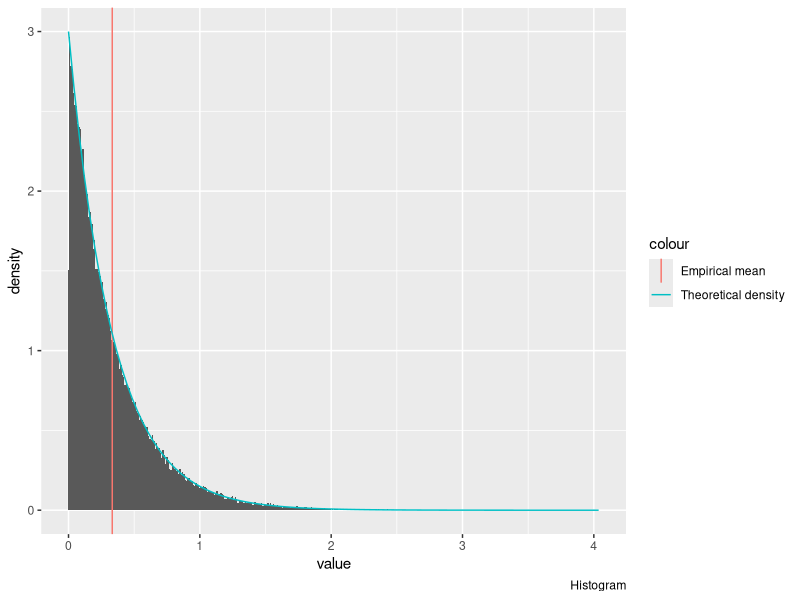
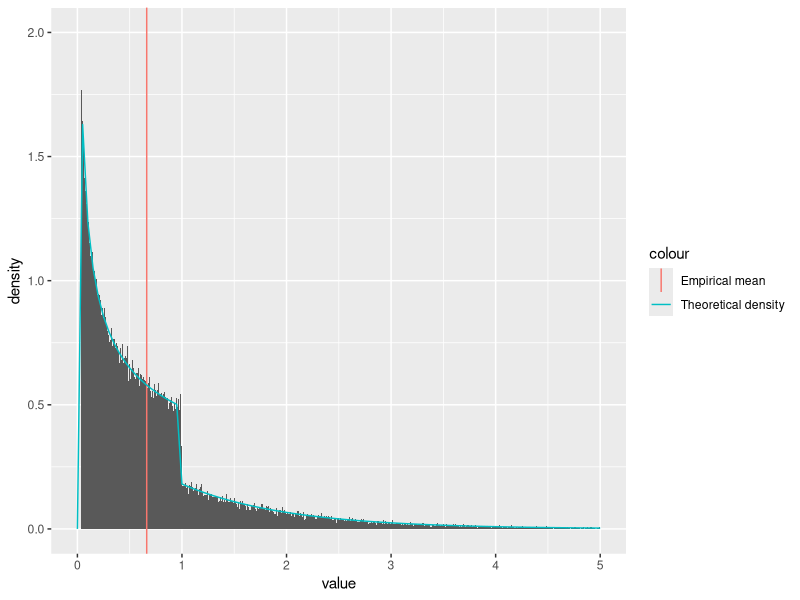
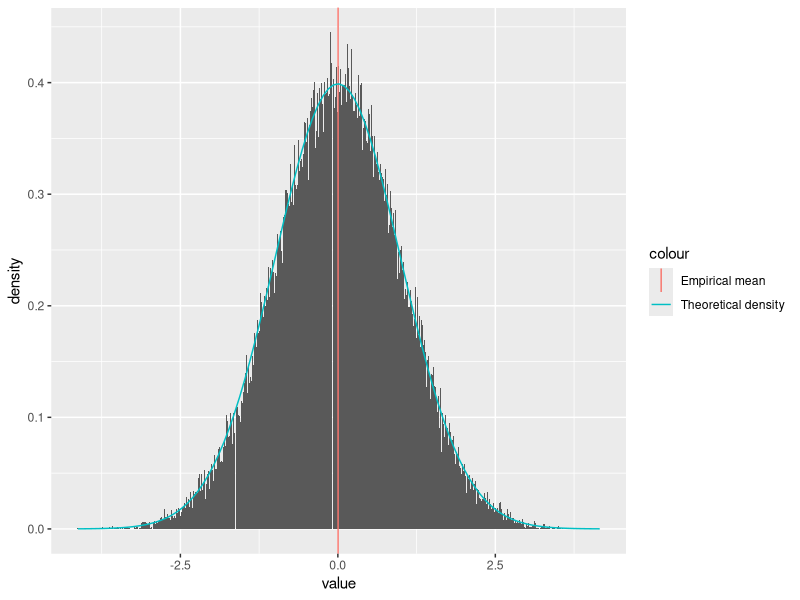
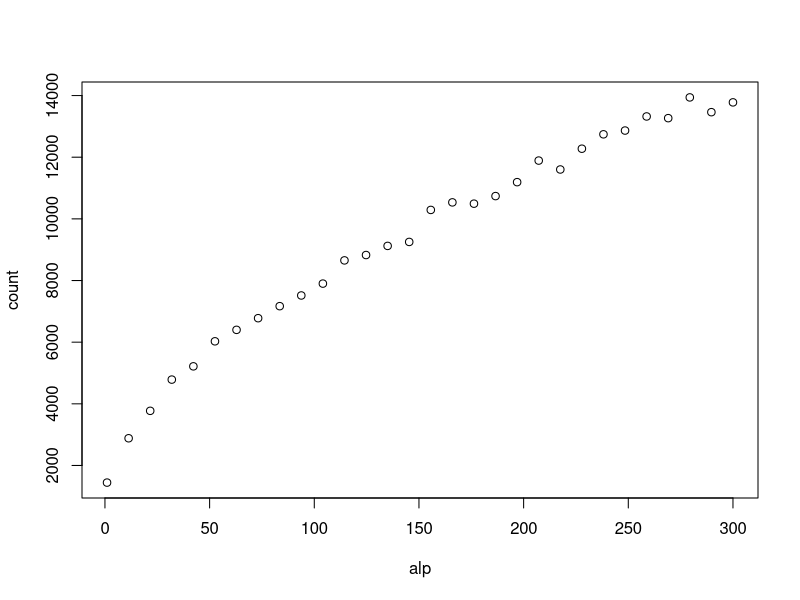
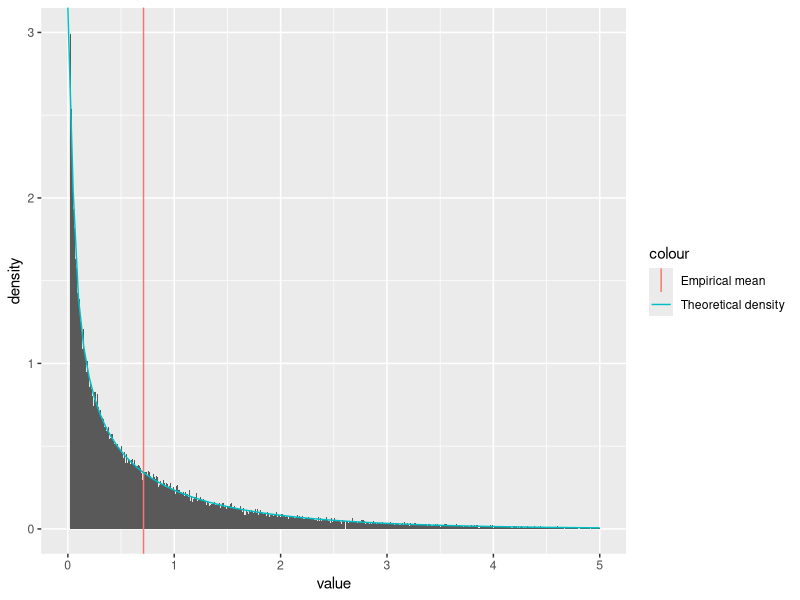
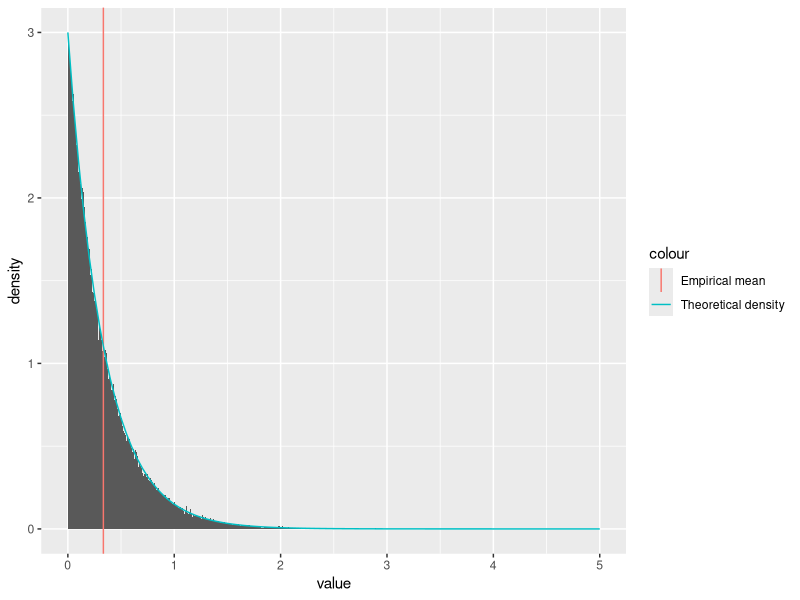
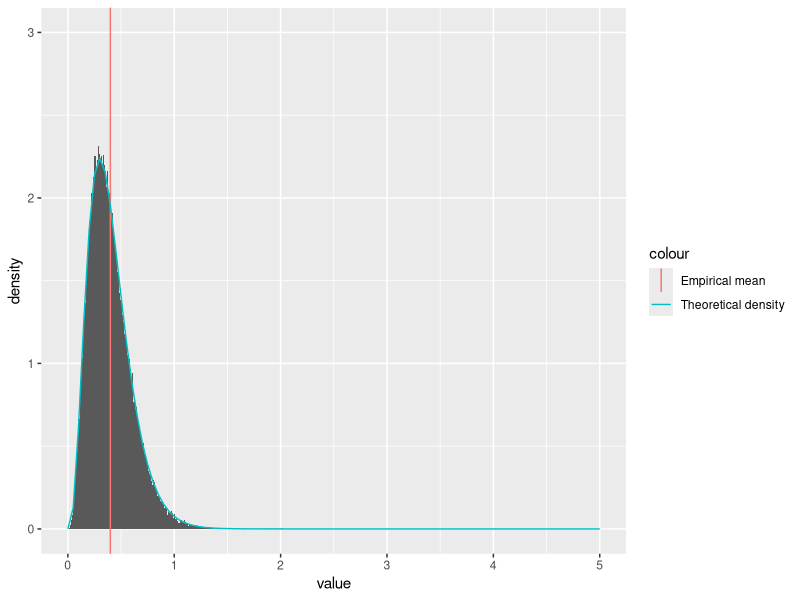
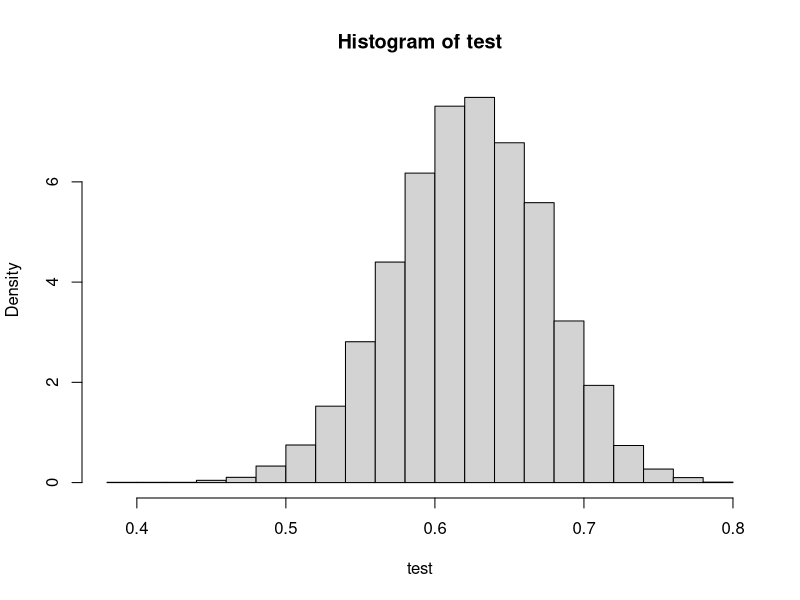

Source code (R) for these figures, in order:
## ---- chunk 1
knitr::opts_chunk$set(echo = TRUE)
## ---- chunk 2
library(tidyverse)
## ---- chunk 3
#This function returns a vector of n independent samples from the exponential distribution with rate parameter lam, generated from the inverse cumulative distribution. 
random.exp <- function(n,lam){
  return(-1/lam * log(runif(n)))
}
## ---- chunk 4
#Testing function
test.function <- function(n,func,arg,amean,avar){
  exs.sample=func(n,arg)
  cat("Empirical mean:", mean(exs.sample), "Analytical mean:",amean, "\n")
  cat("Empirical variance:", var(exs.sample), "Analytical variance:",avar,"\n")
}

lam <- 3
sample.exp <- enframe(random.exp(100000,lam))

ggplot() +
  geom_histogram(
    data = data.frame(sample.exp),
    mapping = aes(x=value, y=..density..),
    binwidth = 0.01
  ) +
  geom_vline(
    aes(xintercept=mean(sample.exp$value),
        col='Empirical mean')
  ) +
  stat_function(
    fun = dexp,
    args = list(rate=lam),
    aes(col='Theoretical density')
  ) +
  labs(
    caption = 'Histogram'
  )


test.function(10000,random.exp,lam,1/lam,1/lam^2)

## ---- chunk 5

#Function for normalising constant in g distribution given parameter a (alpha).
c.g <- function(a){
  return (a*exp(1)/(a+exp(1)))
}

g <- function(x, a) {
  c <- c.g(a)
  out <- rep(0, length(x))
  left <- 0 < x & x < 1
  right <- 1 <= x
  out[left] <- c * (x[left] ^ (a - 1))
  out[right] <- c * exp(-x[right])
return(out)
}

#This function returns a vector of n independent samples from the g distribution with parameter a (=alpha), generated from the inverse cumulative distribution. 
random.g <- function(n,a){
  c <- c.g(a) #Normalising constant
  u <- runif(n)
  x <- rep(0,n)
  for (i in 1:n){
    if (u[i]<c/a){
      x[i] <- (a*u[i]/c)^(1/a)
    }
    else{
      x[i] <- (-log(1/a + exp(-1) - u[i]/c))
    }
  }
  return(x)
}

## ---- chunk 6

#Testing funtion
a <- .6
c <- c.g(a)
g.mean <- c/(a+1)+2*c*exp(-1) #analytical mean
g.var <- c*(1/(a+2)+ 5*exp(-1)) - g.mean^2 #analytical variance
# test.function(10000,random.g,a,g.mean,g.var)
sample.g <- enframe(random.g(100000,a))

ggplot() +
  geom_histogram(
    data = data.frame(sample.g),
    mapping = aes(x=value, y=..density..),
    binwidth = 0.01,
    na.rm = FALSE
  ) +
  geom_vline(
    aes(xintercept=mean(sample.g$value),
        col='Empirical mean')
  ) +
  stat_function(
    fun = g,
    args = list(a=a),
    aes(col='Theoretical density')
  ) +
  ylim(0,2) +
  xlim(0,5)
## ---- chunk 7
#This function returns a vector of n independent samples from the standard normal distribution, generated by the Box-Müller algorithm
random.norm <- function(n){
  x1 <- runif(n)*2*pi
  x2 <- random.exp(n,.5)
  return(sqrt(x2)*cos(x1))
}

#Testing function
sample.normal=enframe(random.norm(100000))
cat("Empirical mean:", mean(sample.normal), "Analytical mean:",0.0, "\n")
cat("Empirical variance:", var(sample.normal), "Analytical variance:",1.0,"\n")

ggplot() +
  geom_histogram(
    data = data.frame(sample.normal),
    mapping = aes(x=value, y=..density..),
    binwidth = 0.01
  ) +
  geom_vline(
    aes(xintercept=mean(sample.normal$value),
        col='Empirical mean')
  ) +
  stat_function(
    fun = dnorm,
    aes(col='Theoretical density')
  )

## ---- chunk 8
#This function returns a sample from the d-variate normal distribution with mean mu and covariance S, transformed from standard normal samples. 
random.multinorm <- function(d,mu,S){
  x <- random.norm(d)
  A <- t(chol(S)) #transpose to get lower triangular cholesky matrix
  return(mu + A%*%x)
}

#Testing function
d = 3
N = 10000
sigma <- cbind(c(3,1,0), c(1,3,1), c(0,1,3)) #if d=3
# sigma <- cbind(c(2,1),c(1,2))                  #if d=2
mu <- seq(1,d)
multinormal.sample <- matrix(NA,N,d)
for (i in 1:N){
  multinormal.sample[i,] <- random.multinorm(d, mu, sigma)
}
mu
colMeans(multinormal.sample)
sigma
var(multinormal.sample)
## ---- chunk 9
#Acceptance probability
accept_prob <- function(x,a){ 
  if (x<1)
      return (exp(-x))
    else 
      return (x^(a-1))
}
## ---- chunk 10
#This function returns a vector of n independent samples from the gamma distribution with 0<a<1, beta=1, generated by the Rejection sampling
random.gamma1 <- function(n,a){ 
  x=rep(0,n)
  for (i in 1:n){
    finish = 0
    while(finish==0){  
      # Sample from the proposal distribution, g(x) (x>=0)
      sample.x = random.g(1,a)
      # Compute the acceptance probability alpha
      alpha=accept_prob(sample.x,a)
      # Generate a helping variable U from a uniform(0,1)
      u = runif(1, 0, 1)
      # Check if we accept it
      if(u <= alpha){
        x[i]=sample.x
        finish=1
      }
    }
  }
  return (x)
}

#Testing function
alpha=0.5
sample.gamma1 <- random.gamma1(10000,alpha)
test.function(10000,random.gamma1,alpha,alpha,alpha)
## ---- chunk 11
a <- function(alpha){ 
  return (sqrt((alpha-1)^(alpha-1)*exp(-alpha+1)))
}

b <- function(alpha){ #b+
  return (sqrt((alpha+1)^(alpha+1)*exp(-alpha-1)))
}

logf <- function(u,alpha){ #log of f* with u=log(x)
  return (u*(alpha-1)-exp(u))
}

sample <- function(ab){ #This function sample from the distribution of log(x), using the invers of the cumulative distribution. 
  u=log(runif(1,0,1))
  return (ab+u)
}
## ---- chunk 12
#This function returns a vector of n independent samples from the gamma distribution with a>1, beta=1, generated by the ratio of uniforms method on log-scale. 
random.gamma2 <- function(n,alpha){
  count=0 #count how many tries the algorithm needs to generate n realisations
  x=rep(0,n)
  a=log(((alpha-1)/exp(1))^((alpha-1)/2))
  b=log(((alpha+1)/exp(1))^((alpha+1)/2))
  for (i in 1:n){
    inside=FALSE
    while (inside==FALSE){
      u1=sample(a) 
      u2=sample(b)
      u=u2-u1
      test=0.5*logf(u,alpha)
      inside=test>=u1 
      count=count+1
    }
    x[i] = u
  }
  vec=c(count,exp(x)) #count + n realisations
}

#Testing function 
alpha=300 #FUNKER IKKE FOR ALPHA>300......
ex.gamma2=random.gamma2(1000,alpha)
cat("Empirical mean:",mean(ex.gamma2[-1]), "Analytical mean:",alpha, "\n")
cat("Empirical variance:", var(ex.gamma2[-1]), "Analytical variance:",alpha,"\n")
## ---- chunk 13
#Generate a plot with values of alpha on the x-axis and the number of tries used on the y-axis. 
plot.count <- function(nsample, n){
  count=rep(0,n)
  alp=seq(1,300,length.out=n)
  for (i in 1:n){
    alpha=alp[i]
    c=random.gamma2(nsample,alpha)[1]
    count[i]=c
  }
  plot(alp,count)
}
plot.count(1000,30)
## ---- chunk 14
##This function returns a vector of n independent samples from the gamma distribution with parameters alpha and beta. 
random.gamma <- function(n, alpha, beta){
  if (alpha==1){
    x=random.exp(n,alpha) #sample from exponential distribution
  }
  else if (alpha<1){
    x=random.gamma1(n,alpha) 
  }
  else {
    x=random.gamma2(n,alpha)[-1] #ignoring the first element, which is the number of tries. 
  }
  return (x/beta) #Transform from x-Ga(alpha,1) to x/beta-Ga(alpha,beta)
}

#Testing function 
test.gamma <- function(n,alpha, beta){
  ex.gamma=random.gamma(n,alpha,beta)
  amean=alpha/beta #analytical mean
  avar=alpha/beta^2 #analytical variance
  cat("Empirical mean:", mean(ex.gamma), "Analytical mean:",amean, "\n")
  cat("Empirical variance:", var(ex.gamma), "Analytical variance:",avar,"\n")
}

plot.gamma <- function(n,alpha,beta){
  sample.gamma <- enframe(random.gamma(n,alpha=alpha,beta=beta))
  ggplot() +
    geom_histogram(
      data = data.frame(sample.gamma),
      mapping = aes(x=value, y=..density..),
      binwidth = 0.01,
      boundary = 0,
      na.rm = TRUE
    ) +
    geom_vline(
      aes(xintercept=mean(sample.gamma$value),
          col='Empirical mean')
    ) +
    stat_function(
      fun = partial(dgamma, shape=alpha, rate=beta),
      aes(col='Theoretical density')
    ) +
    ylim(0,3) +
    xlim(0,5)
}
test.gamma(100000,alpha=1,beta=3)
test.gamma(100000,alpha=1,beta=3)
test.gamma(100000,alpha=4,beta=10)
plot.gamma(100000,0.5,0.7)
plot.gamma(100000,1,3)
plot.gamma(100000,4,10)

## ---- chunk 15
##This function generates one realisation from Dirichlet distribution with parameter vector alpha.
random.dirichlet <- function(alpha){
  K <- length(alpha)
  z <- rep(0,K)
  for (i in 1:K)
    z[i] <- random.gamma(1,alpha[i],1) #n,shape,rate
  v <- sum(z)
  return (z/v)
}

N_dir <- 1000
alpha <- c(.1, .5, .1, .3, .8)
K <- length(alpha)
dirichlet.sample <- matrix(1,N_dir,K)
for (i in 1:N_dir){
  dirichlet.sample[i,] <- random.dirichlet(alpha)
}
## ---- chunk 16
alphasum <- sum(alpha)
#Empirical mean
colMeans(dirichlet.sample)
#Analytical mean
alpha1 <- alpha/alphasum
alpha1
#Empirical variance
diag(var(dirichlet.sample))
#Analytical variance
alpha1*(1-alpha1)/(1+alphasum)
## ---- chunk 17
f <- function(theta){
  return ((2+theta)^125*(1-theta)^(18+20)*theta^34)
}

res = optimise(f, interval = c(0,1),maximum=TRUE) 
  
logf <- function(theta){
  return (log((2+theta)^125*(1-theta)^(18+20)*theta^34))
}

cf <- function(theta){
  return ((2+theta)^125*(1-theta)^(18+20)*theta^34) / f(15/394+sqrt(53809)/394)
}

theta_new_f <- function(theta){
  return (theta*new_f(theta))
}

new_f <- function(theta){
  return (((2+theta)^125*(1-theta)^(18+20)*theta^34)/as.numeric(integrate(f,0,1)[1]))
}
## ---- chunk 18
#This algorithm simulate from f(theta|y) using a uniform density as the proposal density, rejection sampling.
random.multinomial <- function(n){
  x.out <- rep(NA,n)
  rejections <- 0
  for (i in 1:n){
    finished <- FALSE
    c <- res$objective #f(15/394+sqrt(53809)/394)
    while(!finished){
      x <- runif(1) #sample from the proposal distribution, U(0,1)
      alpha <- f(x) / c #compute the acceptance probability alpha
      u <- runif(1) #generate a helping variable U from a uniform(0,1)
      if (u <= alpha){
        finished <- TRUE
      }
      else{
        rejections = rejections + 1
      }
    }
    x.out[i] <- x
  }
  cat(rejections,"rejections out of",(n+rejections),"trials.(",(rejections)/(n+rejections)*100, "% )")
  return (x.out)
}

test <- random.multinomial(10000)
mean(test)
var(test)
hist(test, prob=TRUE)
xlin <- seq(0,1,.01)
lines(new_f(xlin))
curve(new_f,0,1)


newc <- integrate(f, 0, 1)
integrate(theta_new_f,0,1)


importance_sampling <- function(n){ #mulig vi ikke kan bruke self-normalizing? 
  x <- random.multinomial(n)
  mu <- sum(x*(1-x)^4/f(x))/sum((1-x)^4/f(x))
  print(mu)
  mu1 <- sum(x*(1-x)^4)/sum((1-x)^4) #med f(x)=1 - prior istedenfor posterior?
  print(mu1)
  print(mean(x))
  return(mu)
}

mu.estimate <- importance_sampling(10000)

sample.multinomial <- enframe(random.multinomial(100000))

ggplot() +
    geom_histogram(
      data = data.frame(sample.multinomial),
      mapping = aes(x=value, y=..density..),
      binwidth = 0.001,
      boundary = 0,
      na.rm = TRUE
    ) +
    geom_vline(
      aes(xintercept=mean(sample.multinomial$value),
          col='Empirical mean')
    )
